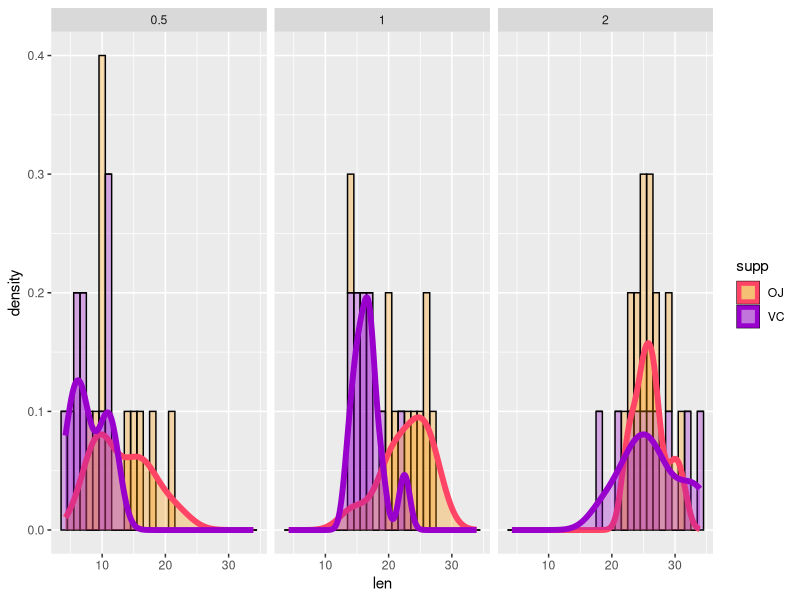

This figure's R source:
## ---- chunk 1
#This code chuck loads libraries and the data
library(knitr)
library(ggplot2)
library(dplyr)
data(ToothGrowth)
knitr::opts_chunk$set(echo = TRUE)
## ---- chunk 2
print(head(ToothGrowth))
## ---- chunk 3
d1plot <- ggplot(ToothGrowth,aes(len,color = supp,fill = supp))+
      facet_grid(.~dose)+
      geom_histogram(aes(y = ..density..),color = "black",binwidth = 1)+
      geom_density(size =2)+
      scale_color_manual(values = c("#FF4466","#9900CC"))+
      scale_fill_manual(values = c(alpha("#FF9900",0.3),alpha("#9900CC",.3)))
print(d1plot)

## ---- chunk 4
overall <- t.test(ToothGrowth$len ~ ToothGrowth$supp,alt = "two.sided")
print(overall)
## ---- chunk 5
d1 <- filter(ToothGrowth,dose == 0.5)
d2 <- filter(ToothGrowth,dose == 1.0)
d3 <- filter(ToothGrowth,dose == 2.0)
dose1 <- t.test(d1$len ~ d1$supp,alt = "two.sided")
dose2 <- t.test(d2$len ~ d2$supp,alt = "two.sided")
dose3 <- t.test(d3$len ~ d3$supp,alt = "two.sided")
print(dose1$p.value)
print(dose2$p.value)
print(dose3$p.value)

